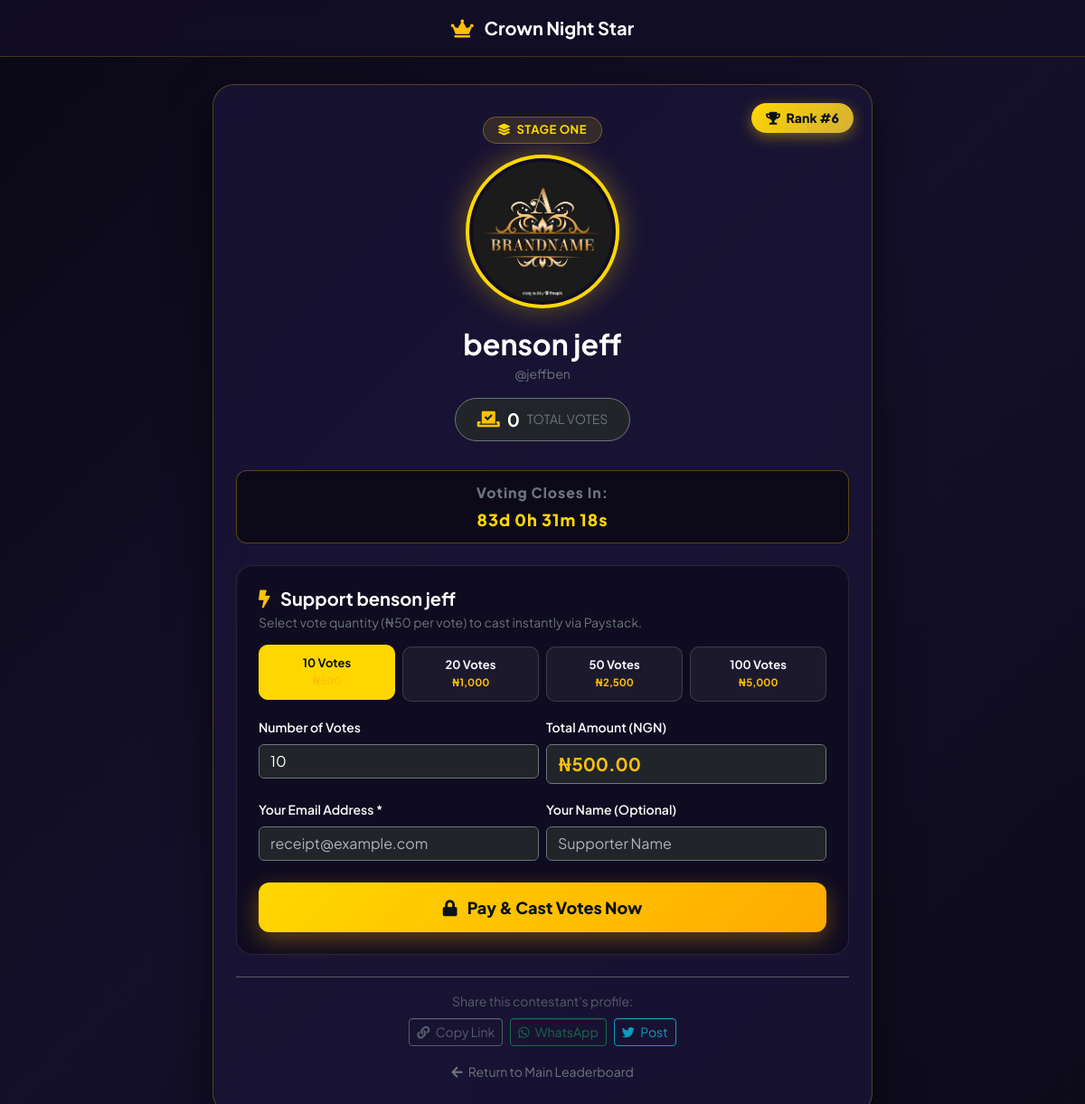
The page /profile.php?id=15 on the database its author committed.
### tables this page shows
CREATE TABLE IF NOT EXISTS `settings` (
  `id` INT(11) NOT NULL AUTO_INCREMENT,
  `name` VARCHAR(100) NOT NULL,
  `value` TEXT NOT NULL,
  `created_at` TIMESTAMP DEFAULT CURRENT_TIMESTAMP,
  `updated_at` TIMESTAMP DEFAULT CURRENT_TIMESTAMP ON UPDATE CURRENT_TIMESTAMP,
  PRIMARY KEY (`id`),
  UNIQUE KEY `idx_settings_name` (`name`)
);

CREATE TABLE IF NOT EXISTS `users` (
  `id` INT(11) NOT NULL AUTO_INCREMENT,
  `username` VARCHAR(50) NOT NULL,
  `email` VARCHAR(100) NOT NULL,
  `password` VARCHAR(255) NOT NULL,
  `full_name` VARCHAR(255) NOT NULL,
  `phone_number` VARCHAR(25) NOT NULL,
  `photo` VARCHAR(255) DEFAULT 'default_avatar.png',
  `bio` TEXT DEFAULT NULL,
  `video_url` VARCHAR(500) DEFAULT NULL,
  `vote_count` INT(11) DEFAULT 0,
  `is_admin` TINYINT(1) DEFAULT 0,
  `is_active` TINYINT(1) DEFAULT 1,
  `competition_id` INT(11) DEFAULT NULL,
  `created_at` TIMESTAMP DEFAULT CURRENT_TIMESTAMP,
  `updated_at` TIMESTAMP DEFAULT CURRENT_TIMESTAMP ON UPDATE CURRENT_TIMESTAMP,
  PRIMARY KEY (`id`),
  UNIQUE KEY `idx_user_username` (`username`),
  UNIQUE KEY `idx_user_email` (`email`),
  KEY `idx_user_votes` (`vote_count` DESC),
  KEY `idx_user_admin` (`is_admin`),
  KEY `idx_user_competition` (`competition_id`),
  CONSTRAINT `fk_users_competition` FOREIGN KEY (`competition_id`) REFERENCES `competitions` (`id`) ON DELETE SET NULL
);

### includes/settings.php (called while the page is built, shortened)
<?php
require_once __DIR__ . '/Env.php';
class Settings {
    private static array $cache = [];
    private static bool $loaded = false;
    private static function loadAll(): void {
        if (self::$loaded) {
            return;
        }
        try {
            $pdo = DB::pdo();
            $stmt = $pdo->query("SELECT name, value FROM settings");
            while ($row = $stmt->fetch()) {
                self::$cache[$row['name']] = $row['value'];
            }
            self::$loaded = true;
        } catch (Exception $e) {
            error_log("Settings load error: " . $e->getMessage());
        }
    }
    public static function get(string $name, $default = null) {
        self::loadAll();
        if (array_key_exists($name, self::$cache)) {
            return self::$cache[$name];
        }
        return $default;
    }
    public static function isVotingOpen(): bool {
        $val = self::get('voting_open', '1');
        $endTime = self::getCompetitionEndTime();
        if ($endTime) {
            $endTimestamp = strtotime($endTime);
        }
        return $val === '1' || $val === 'true' || $val === 1 || $val === true;
    }
    public static function getCurrentStage(): string {
        $stage = self::get('current_stage');
        if (!empty($stage)) {
            return $stage;
        }
    }
    public static function getCompetitionEndTime(): string {
        return (string)self::get('competition_end_time', '2026-12-31T23:59');
    }
    public static function getVotePrice(): float {
        return (float)self::get('vote_price', Env::get('VOTE_PRICE_NGN', 50));
    }
    public static function getCurrencySymbol(): string {
        return (string)self::get('currency_symbol', Env::get('VOTE_CURRENCY_SYMBOL', '₦'));
    }
    public static function getCurrencyCode(): string {
        return (string)self::get('currency_code', Env::get('VOTE_CURRENCY', 'NGN'));
    }
}

### includes/security.php (called while the page is built, shortened)
<?php
require_once __DIR__ . '/Env.php';
class Security {
    public static function e(?string $string): string {
        return htmlspecialchars((string)$string, ENT_QUOTES, 'UTF-8');
    }
}
function e(?string $str): string {
    return Security::e($str);
}

### includes/Env.php (called while the page is built, shortened)
<?php
class Env {
    private static $loaded = false;
    public static function get(string $key, $default = null) {
        if (!self::$loaded) {
            $envPath = dirname(__DIR__) . '/.env';
        }
        $envVal = getenv($key);
        if ($envVal !== false) {
            return $envVal;
        }
        return $default;
    }
}

### profile.php (the view, shortened to what this page needs)
<?php
$userId = filter_input(INPUT_GET, 'id', FILTER_VALIDATE_INT);
$pdo = DB::pdo();
$stmt = $pdo->prepare("SELECT * FROM users WHERE id = :id AND is_admin = 0 LIMIT 1");
$stmt->execute([':id' => $userId]);
$contestant = $stmt->fetch();
$position = 1;
try {
    $rankStmt = $pdo->query("SELECT id, vote_count FROM users WHERE is_admin = 0 ORDER BY vote_count DESC");
    $allUsers = $rankStmt->fetchAll();
    $posCounter = 1;
    foreach ($allUsers as $row) {
        if ((int)$row['id'] === $userId) {
            $position = $posCounter;
            break;
        }
        $posCounter++;
    }
} catch (Exception $e) {
    $position = 1;
}
$siteTitle = Settings::get('site_title', 'Crown Night Star');
$currentStage = Settings::getCurrentStage();
$isVotingOpen = Settings::isVotingOpen();
$votePrice = Settings::getVotePrice();
$currencySymbol = Settings::getCurrencySymbol();
$currencyCode = Settings::getCurrencyCode();
$siteUrl = Env::get('APP_URL', 'https://' . ($_SERVER['HTTP_HOST'] ?? 'localhost'));
$profileUrl = rtrim($siteUrl, '/') . '/profile.php?id=' . $userId;
?>
<!DOCTYPE html>
<html lang="en" data-bs-theme="dark">
<head>
    <link rel="stylesheet" href="assets2/css/bootstrap.min.css">
    <link rel="stylesheet" href="assets2/css/all.min.css">
</head>
<body>
<div class="header-bar text-center">
    <div class="container">
        <a href="index.php" class="text-white text-decoration-none fw-bold fs-5">
            <i class="fas fa-crown text-warning me-2"></i> <?= e($siteTitle) ?>
        </a>
    </div>
</div>
<div class="profile-container">
    <div class="profile-card">
        <div class="rank-badge">
            <i class="fas fa-trophy me-1"></i> Rank #<?= $position ?>
        </div>
        <div class="stage-pill">
            <i class="fas fa-layer-group me-1"></i> <?= e($currentStage) ?>
        </div>
        <div class="avatar-wrap">
            <img src="uploads/<?= e($contestant['photo']) ?>" alt="<?= e($contestant['full_name']) ?>">
        </div>
        <h2 class="fw-bold text-white mb-1"><?= e($contestant['full_name']) ?></h2>
        <p class="text-secondary small mb-3">@<?= e($contestant['username']) ?></p>
        <div class="d-inline-flex align-items-center gap-2 px-4 py-2 rounded-pill bg-dark border border-secondary mb-3">
            <i class="fas fa-vote-yea text-warning fs-5"></i>
            <span class="fs-5 fw-bold text-white"><?= number_format((int)$contestant['vote_count']) ?></span>
            <span class="text-secondary small text-uppercase">Total Votes</span>
        </div>
        <div class="countdown-timer" id="countdownBox">
            <span class="text-secondary small d-block mb-1">Voting Closes In:</span>
            <span id="timerText">Calculating time...</span>
        </div>
        <?php if (!$isVotingOpen): ?>
            <div class="alert alert-warning mt-4 border-0" style="background: rgba(255, 193, 7, 0.15); color: #ffd700;">
                <i class="fas fa-clock fa-2x mb-2 d-block"></i>
                <h5 class="fw-bold">Voting is Closed</h5>
                <p class="small mb-0">The voting period for this stage has concluded. Stay tuned for results!</p>
            </div>
        <?php else: ?>
            <div class="vote-box">
                <h5 class="fw-bold text-white mb-1"><i class="fas fa-bolt text-warning me-2"></i> Support <?= e($contestant['full_name']) ?></h5>
                <p class="text-secondary small mb-3">Select vote quantity (<?= $currencySymbol ?><?= number_format($votePrice, 0) ?> per vote) to cast instantly via Paystack.</p>
                <div class="row g-2 mb-3">
                    <div class="col-6 col-sm-3">
                        <div class="quick-btn active" onclick="selectQuickVotes(10, this)">
                            10 Votes<br><span class="text-warning small"><?= $currencySymbol ?><?= number_format(10 * $votePrice) ?></span>
                        </div>
                    </div>
                    <div class="col-6 col-sm-3">
                        <div class="quick-btn" onclick="selectQuickVotes(20, this)">
                            20 Votes<br><span class="text-warning small"><?= $currencySymbol ?><?= number_format(20 * $votePrice) ?></span>
                        </div>
                    </div>
                    <div class="col-6 col-sm-3">
                        <div class="quick-btn" onclick="selectQuickVotes(50, this)">
                            50 Votes<br><span class="text-warning small"><?= $currencySymbol ?><?= number_format(50 * $votePrice) ?></span>
                        </div>
                    </div>
                    <div class="col-6 col-sm-3">
                        <div class="quick-btn" onclick="selectQuickVotes(100, this)">
                            100 Votes<br><span class="text-warning small"><?= $currencySymbol ?><?= number_format(100 * $votePrice) ?></span>
                        </div>
                    </div>
                </div>
                <div class="row g-2 mb-3">
                    <div class="col-12 col-sm-6">
                        <label class="form-label text-light small fw-semibold">Number of Votes</label>
                        <input type="number" id="customVoteCount" class="form-control bg-dark border-secondary text-white" min="1" value="10" oninput="updateTotalAmount()">
                    </div>
                    <div class="col-12 col-sm-6">
                        <label class="form-label text-light small fw-semibold">Total Amount (<?= $currencyCode ?>)</label>
                        <div class="form-control bg-dark border-secondary text-warning fw-bold fs-5" id="totalAmountDisplay">
                            <?= $currencySymbol ?><?= number_format(10 * $votePrice, 2) ?>
                        </div>
                    </div>
                </div>
                <div class="row g-2 mb-4">
                    <div class="col-12 col-sm-6">
                        <label class="form-label text-light small fw-semibold">Your Email Address *</label>
                        <input type="email" id="voterEmail" class="form-control bg-dark border-secondary text-white" placeholder="receipt@example.com" required>
                    </div>
                    <div class="col-12 col-sm-6">
                        <label class="form-label text-light small fw-semibold">Your Name (Optional)</label>
                        <input type="text" id="voterName" class="form-control bg-dark border-secondary text-white" placeholder="Supporter Name">
                    </div>
                </div>
                <button class="btn-vote-now" id="submitVoteBtn" onclick="initiatePaystackPayment()">
                    <i class="fas fa-lock me-2"></i> Pay & Cast Votes Now
                </button>
            </div>
        <?php endif; ?>
        <div class="mt-4 pt-3 border-top border-secondary opacity-75">
            <span class="text-secondary small d-block mb-2">Share this contestant's profile:</span>
            <div class="d-flex justify-content-center gap-2 flex-wrap">
                <button class="btn btn-outline-secondary btn-sm" onclick="copyLink()">
                    <i class="fas fa-link me-1"></i> Copy Link
                </button>
                <a href="https://api.whatsapp.com/send?text=<?= urlencode("Vote for " . $contestant['full_name'] . " on " . $siteTitle . "! " . $profileUrl) ?>" target="_blank" class="btn btn-outline-success btn-sm">
                    <i class="fab fa-whatsapp me-1"></i> WhatsApp
                </a>
                <a href="https://twitter.com/intent/tweet?text=<?= urlencode("Vote for " . $contestant['full_name'] . " on " . $siteTitle . "! " . $profileUrl) ?>" target="_blank" class="btn btn-outline-info btn-sm">
                    <i class="fab fa-twitter me-1"></i> Post
                </a>
            </div>
        </div>
        <div class="mt-3">
            <a href="index.php" class="text-secondary small text-decoration-none"><i class="fas fa-arrow-left me-1"></i> Return to Main Leaderboard</a>
        </div>
    </div>
</div>
</body>
</html>

### profile.php (style rules this page uses)
body { font-family: 'Plus Jakarta Sans', sans-serif; background: linear-gradient(135deg, #0a0815 0%, #15102a 50%, #0d0a1a 100%); color: #f1f5f9; min-height: 100vh; margin: 0; padding: 0; }
.header-bar { background: rgba(18, 14, 38, 0.9); backdrop-filter: blur(12px); border-bottom: 1px solid rgba(255, 215, 0, 0.2); padding: 16px 0; }
.profile-container { max-width: 760px; margin: 30px auto; padding: 0 15px; }
.profile-card { background: rgba(26, 21, 53, 0.85); backdrop-filter: blur(20px); border: 1px solid rgba(255, 215, 0, 0.25); border-radius: 24px; box-shadow: 0 20px 50px rgba(0, 0, 0, 0.6); padding: 35px 25px; position: relative; text-align: center; }
.avatar-wrap { width: 170px; height: 170px; border-radius: 50%; border: 4px solid #ffd700; padding: 4px; background: #110d24; margin: 0 auto 20px; position: relative; box-shadow: 0 0 30px rgba(255, 215, 0, 0.35); }
.avatar-wrap img { width: 100%; height: 100%; border-radius: 50%; object-fit: cover; }
.rank-badge { position: absolute; top: 20px; right: 20px; background: linear-gradient(135deg, #ffd700 0%, #d4af37 100%); color: #0d1117; font-size: 14px; font-weight: 800; padding: 6px 16px; border-radius: 50px; box-shadow: 0 4px 15px rgba(255, 215, 0, 0.4); }
.stage-pill { display: inline-block; background: rgba(255, 215, 0, 0.12); border: 1px solid rgba(255, 215, 0, 0.3); color: #ffd700; font-size: 13px; font-weight: 700; padding: 4px 16px; border-radius: 50px; text-transform: uppercase; letter-spacing: 0.5px; margin-bottom: 12px; }
.vote-box { background: rgba(15, 12, 32, 0.9); border: 1px solid rgba(255, 255, 255, 0.1); border-radius: 18px; padding: 24px; margin-top: 24px; text-align: left; }
.quick-btn { background: rgba(255, 255, 255, 0.06); border: 1px solid rgba(255, 255, 255, 0.15); color: #f1f5f9; border-radius: 10px; padding: 10px 14px; font-weight: 700; font-size: 13px; transition: all 0.2s ease; cursor: pointer; text-align: center; }
.quick-btn:hover, .quick-btn.active { background: #ffd700; color: #0d1117; border-color: #ffd700; transform: translateY(-2px); }
.btn-vote-now { background: linear-gradient(135deg, #ffd700 0%, #ffaa00 100%); color: #0d1117; font-weight: 800; font-size: 18px; padding: 14px; border-radius: 12px; border: none; width: 100%; transition: all 0.3s ease; box-shadow: 0 8px 25px rgba(255, 170, 0, 0.35); }
.countdown-timer { background: rgba(0, 0, 0, 0.5); border: 1px solid rgba(255, 215, 0, 0.3); border-radius: 12px; padding: 12px; margin: 16px 0; color: #ffd700; font-weight: 800; font-size: 18px; letter-spacing: 1px; }

### rows shown on the page
settings: value "Crown Night Star"
users: photo (picture), full_name "benson jeff", username "jeffben", vote_count "0"

### other values the page prints
$position "6"
$currentStage "STAGE ONE"
$currencySymbol "₦"
$votePrice "50"
20 * $votePrice "1,000"
50 * $votePrice "2,500"
100 * $votePrice "5,000"
$currencyCode "NGN"
10 * $votePrice "500.00"
